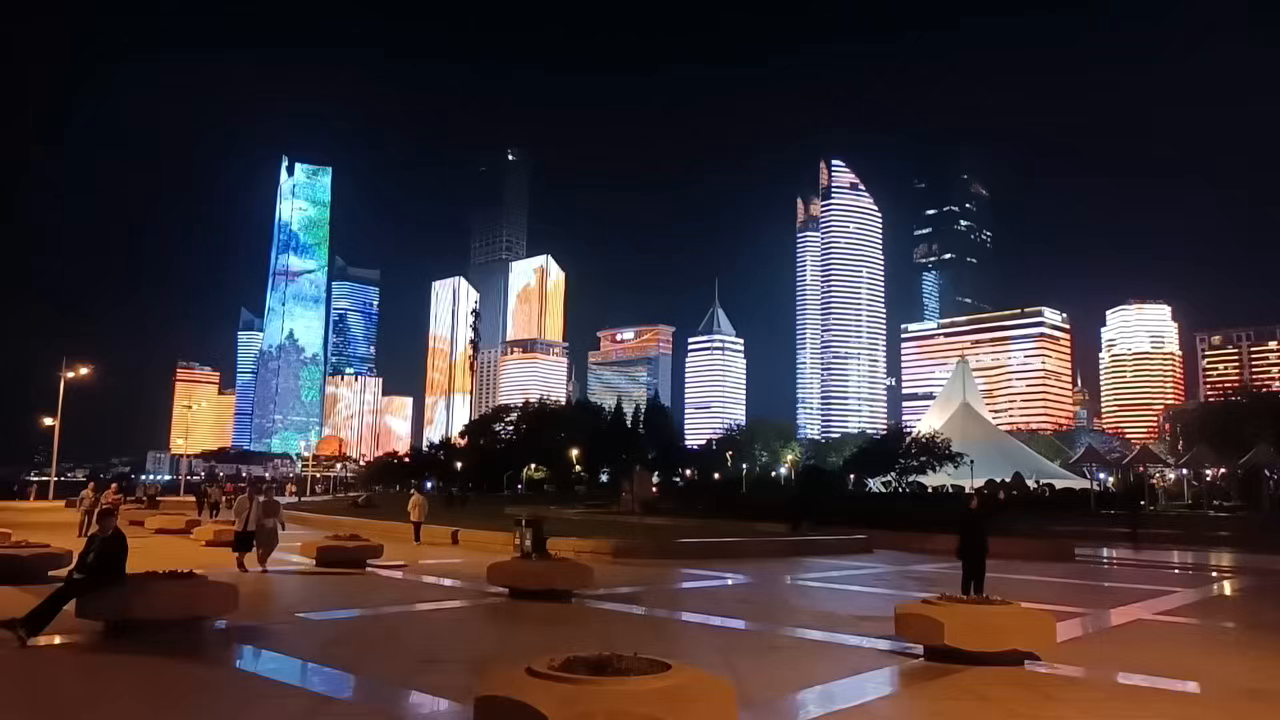
#> input picture frame 0 of raw/videos/6f2303659eeafc555a1488d1d181ea61.mp4, 1280 x 720 px
$ python video_extractor.py
#> lines starting #> are read from the running program, lines starting #| are printed output that depends on the picture
import os
import cv2
from pathlib import Path

def extract_frames(video_path, output_dir, num_frames=5):
#> called with num_frames = 5
    video_path = Path(video_path)
    output_dir = Path(output_dir)
    output_dir.mkdir(parents=True, exist_ok=True)

    cap = cv2.VideoCapture(str(video_path))
    if not cap.isOpened():
        print(f"无法打开视频: {video_path}")
        return None

    total_frames = int(cap.get(cv2.CAP_PROP_FRAME_COUNT))
    fps = cap.get(cv2.CAP_PROP_FPS)
    duration = total_frames / fps if fps > 0 else 0

    print(f"视频信息: {total_frames} 帧, {fps:.2f} FPS, {duration:.2f} 秒")

    frame_indices = [int(i * (total_frames - 1) / (num_frames - 1)) for i in range(num_frames)]
    extracted = []

    for idx in frame_indices:
        cap.set(cv2.CAP_PROP_POS_FRAMES, idx)
        ret, frame = cap.read()
        if ret:
            frame_filename = f"frame_{idx:04d}.jpg"
            frame_path = output_dir / frame_filename
            cv2.imwrite(str(frame_path), frame)
            extracted.append(str(frame_path))
            print(f"  已提取: {frame_filename}")
#> this loop made 5 passes
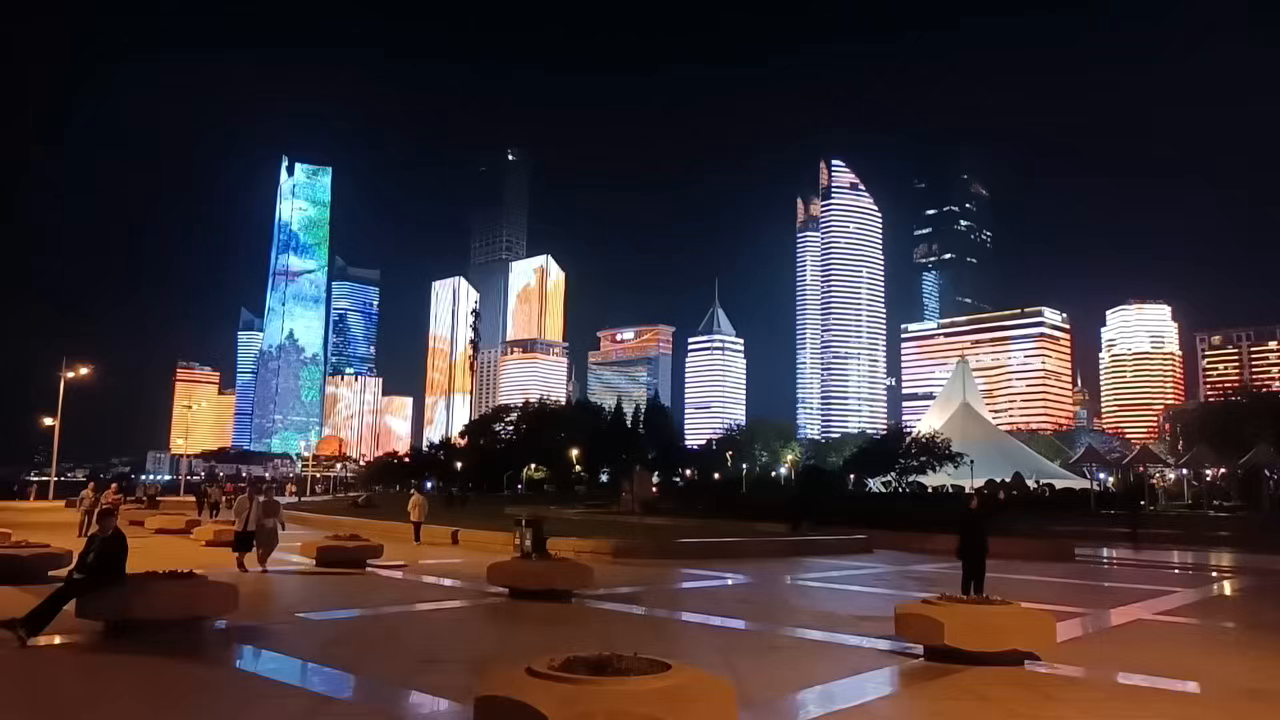
#> input picture frame 0 of raw/videos/6f2303659eeafc555a1488d1d181ea61.mp4, 1280 x 720 px
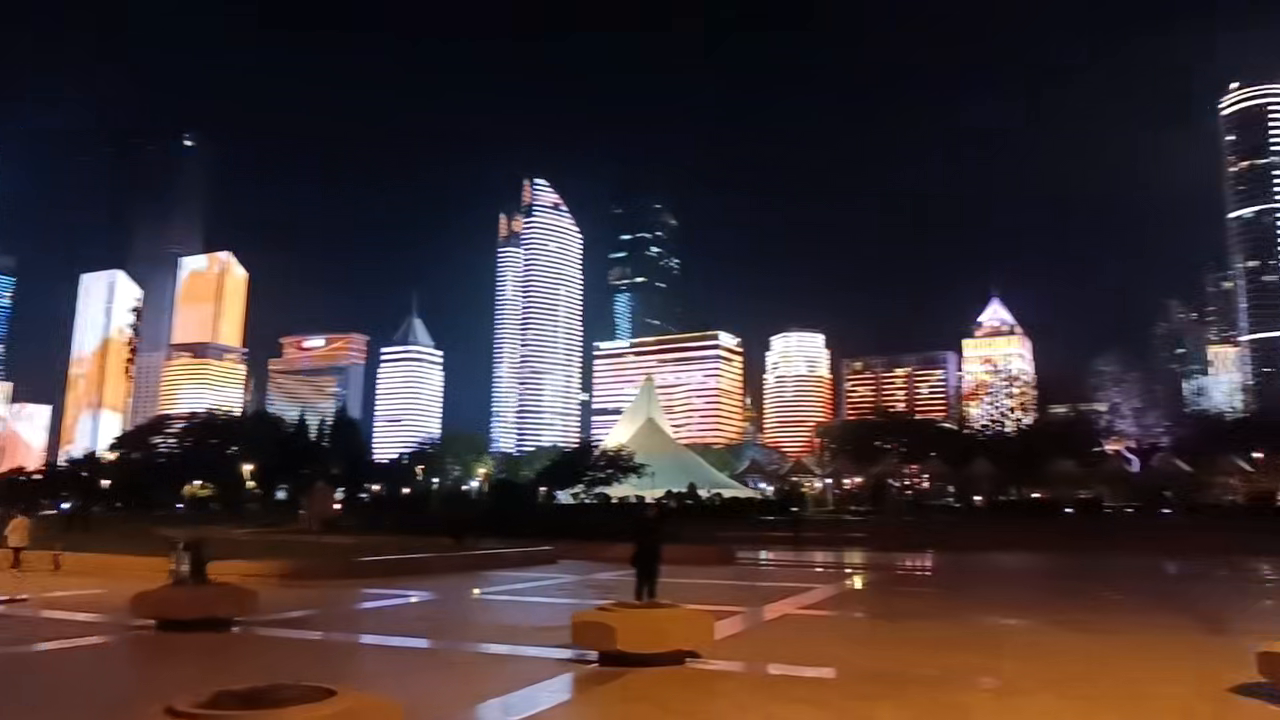
#> input picture frame 37 of raw/videos/6f2303659eeafc555a1488d1d181ea61.mp4, 1280 x 720 px
#> pass 3, in extract_frames, `ret, frame = cap.read()`:
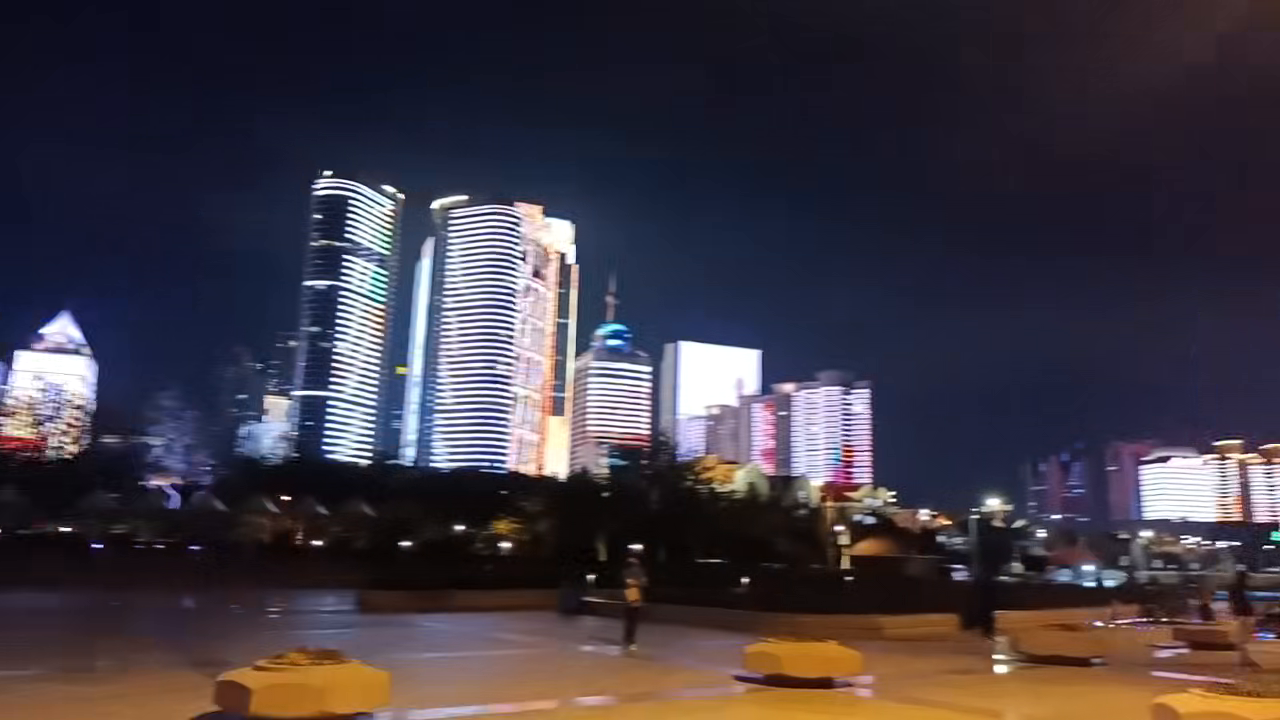
#> frame: shape (720, 1280, 3); mean B, G, R 66.5, 56.8, 64
#> after the loop, extracted = 5 items

    cap.release()
    return {
        "video_path": str(video_path),
        "total_frames": total_frames,
        "fps": fps,
        "duration": duration,
        "extracted_frames": extracted
    }

if __name__ == "__main__":
    script_dir = Path(__file__).parent
    video_path = script_dir / "../raw/videos/6f2303659eeafc555a1488d1d181ea61.mp4"
    output_dir = script_dir / "../raw/videos/2023-05-frames"

    print("=" * 50)
    print("开始处理视频...")
    print("=" * 50)

    result = extract_frames(video_path, output_dir)
#> result = 5 items

    if result:
        print("\n" + "=" * 50)
        print(f"处理完成！成功提取 {len(result['extracted_frames'])} 帧")
#| 处理完成！成功提取 5 帧
        print(f"输出目录: {output_dir.resolve()}")
        print("=" * 50)

$ run again, starting later in the video
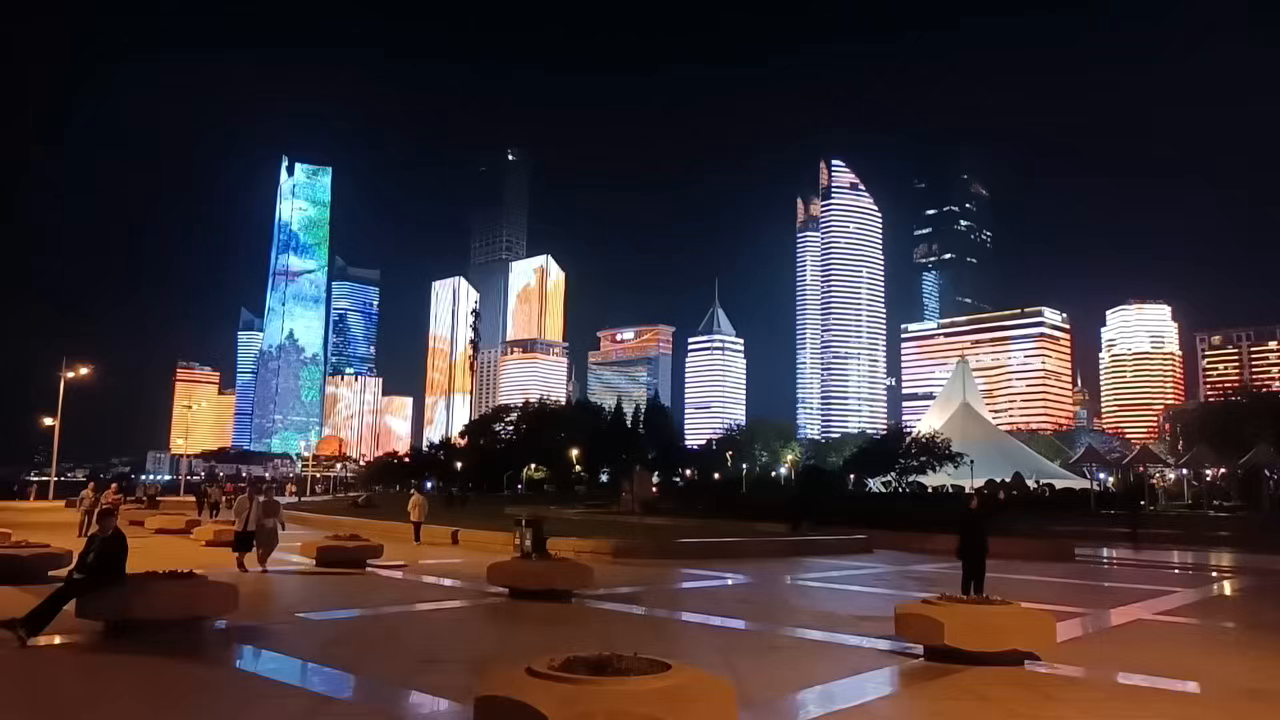
#> input picture frame 0 of raw/videos/6f2303659eeafc555a1488d1d181ea61.mp4, 1280 x 720 px
#> the loop in extract_frames, `for idx in frame_indices:` made 5 passes
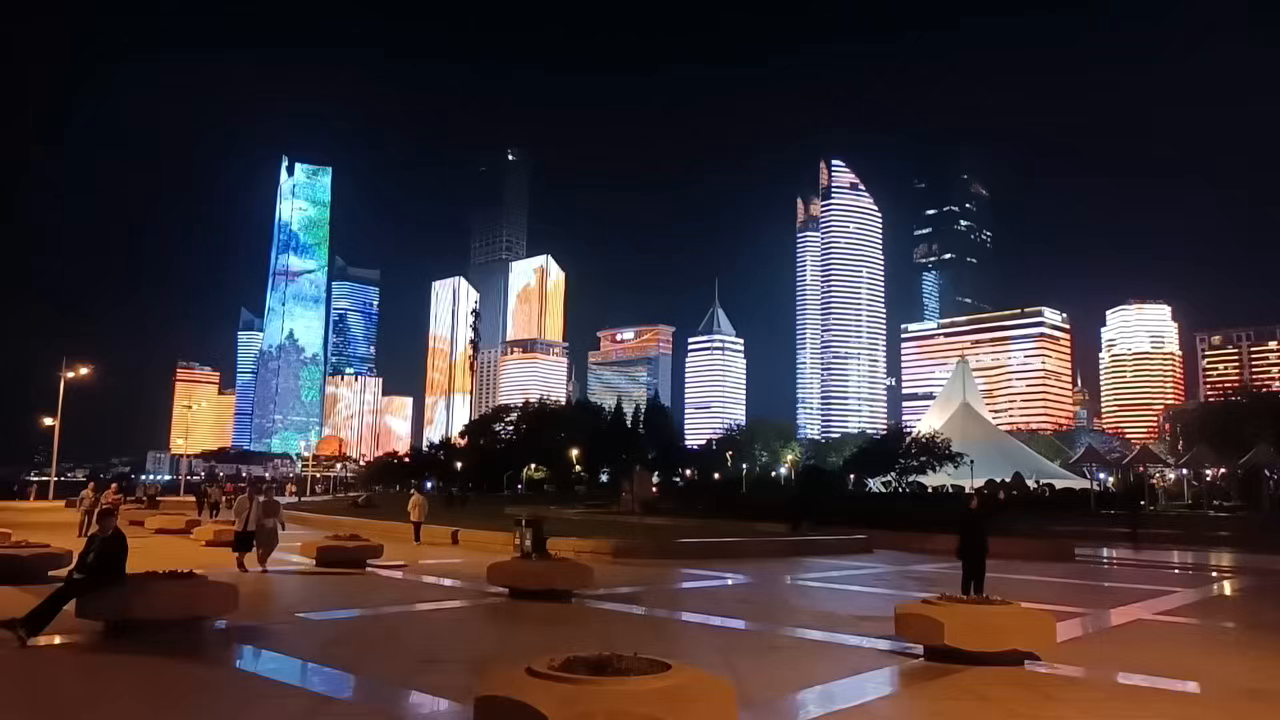
#> input picture frame 0 of raw/videos/6f2303659eeafc555a1488d1d181ea61.mp4, 1280 x 720 px
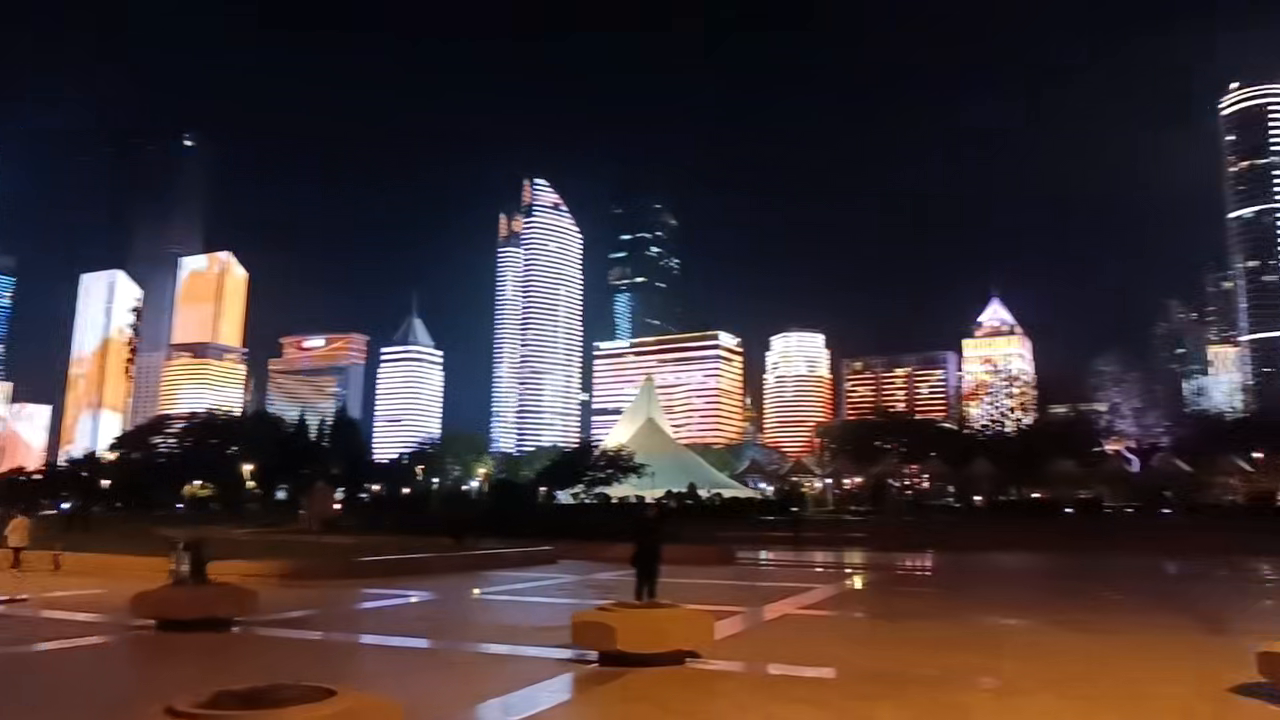
#> input picture frame 37 of raw/videos/6f2303659eeafc555a1488d1d181ea61.mp4, 1280 x 720 px
#> after the loop in extract_frames, `for idx in frame_indices:`: extracted = 5 items
#| 处理完成！成功提取 5 帧

$ run again, starting later in the video
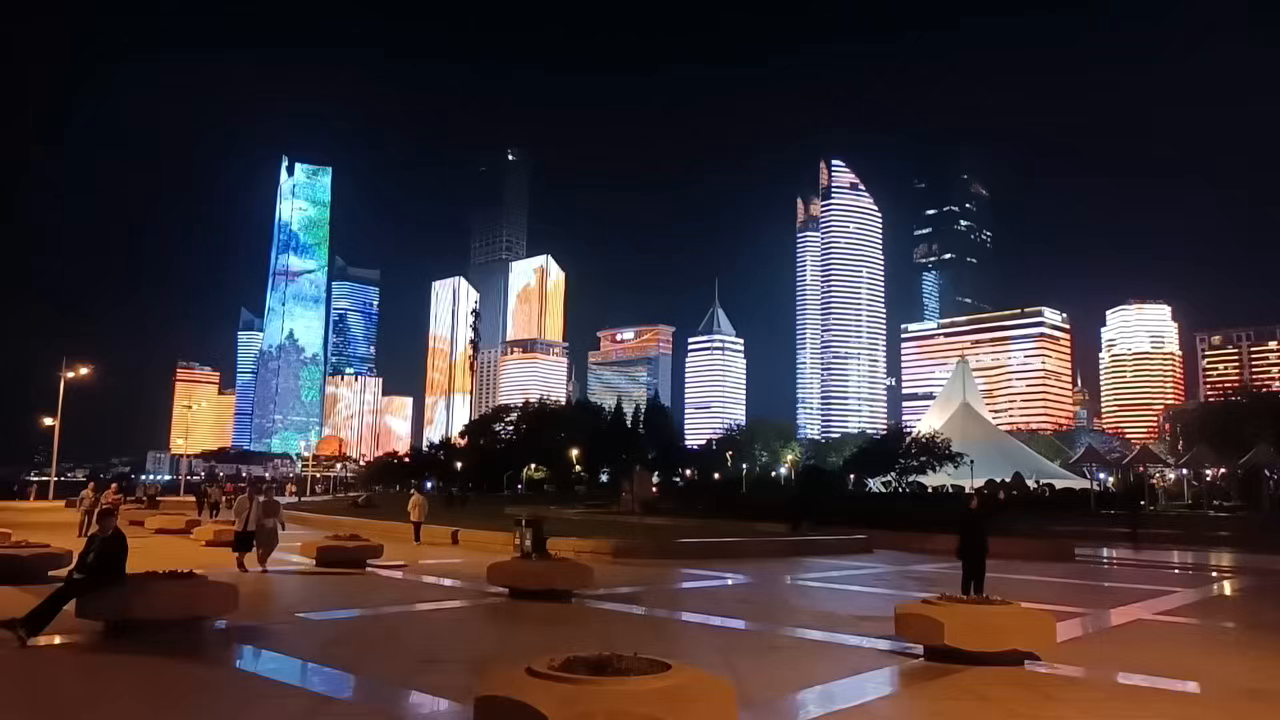
#> input picture frame 0 of raw/videos/6f2303659eeafc555a1488d1d181ea61.mp4, 1280 x 720 px
#> the loop in extract_frames, `for idx in frame_indices:` made 5 passes
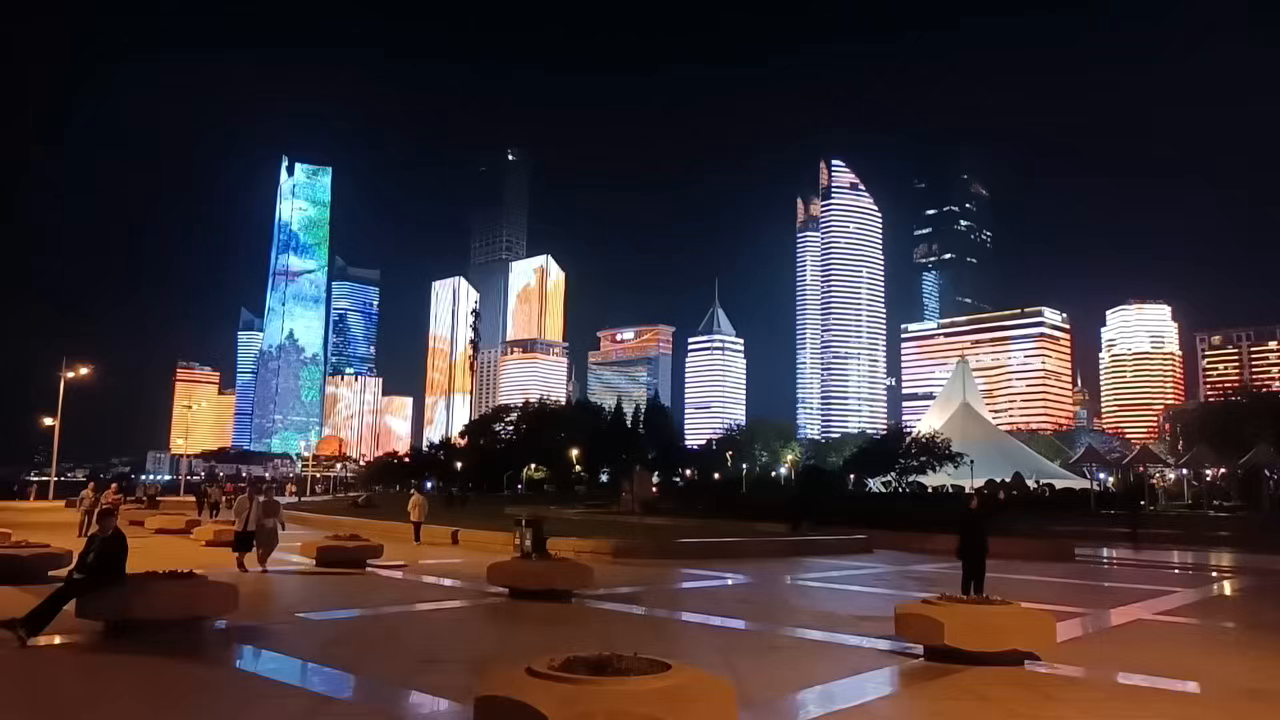
#> input picture frame 0 of raw/videos/6f2303659eeafc555a1488d1d181ea61.mp4, 1280 x 720 px
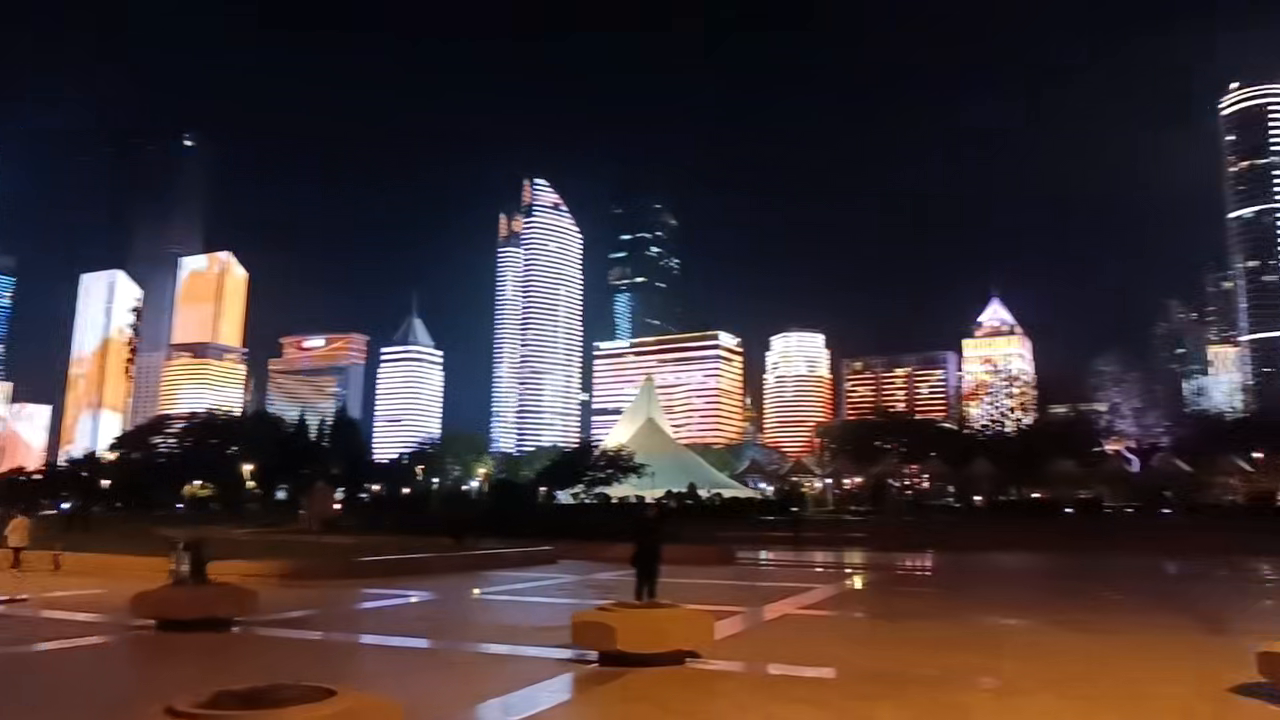
#> input picture frame 37 of raw/videos/6f2303659eeafc555a1488d1d181ea61.mp4, 1280 x 720 px
#> after the loop in extract_frames, `for idx in frame_indices:`: extracted = 5 items
#| 处理完成！成功提取 5 帧
